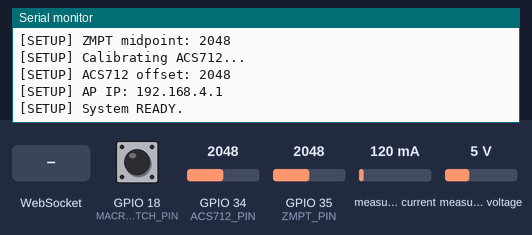
Bench run of a program on a simulated ESP32. Shown: the last lines printed to the serial monitor. Inputs (shaded band) come from the test bench; at power-on: GPIO 18 (MACROSWITCH_PIN) HIGH, GPIO 34 (ACS712_PIN) = 2048, GPIO 35 (ZMPT_PIN) = 2048, measured current 120 mA, measured voltage 5 V.

Above: at 4.4 s.
4.5 s: GPIO 18 (MACROSWITCH_PIN) pulled LOW for 0.15 s
At 5.8 s:
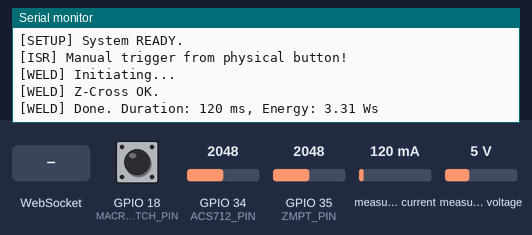
6.1 s: WebSocket text "READY" received
At 6.4 s:
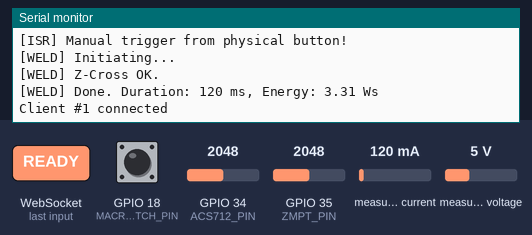
7.6 s: WebSocket text "0" received
At 8.8 s:
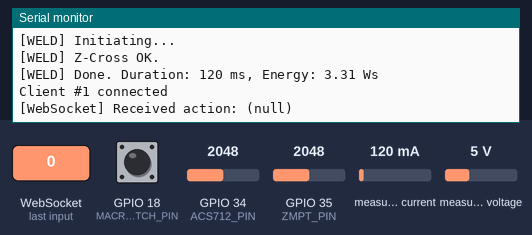

The program:

main.cpp
```cpp
/**
 * @file main.cpp
 * @author Gemini AI Programmer
 * @brief FINAL firmware with comprehensive bug fixes for UI and sensor logic.
 * @version 3.3 (UI & Logic Fix)
 * @date 2025-10-06
 *
 * Project: MOTsmart SimpleWeld
 *
 * Fixes in this version:
 * - Fixed JavaScript bug where slider value text was not updating.
 * - Improved WebSocket handling and added debug messages.
 * - Corrected sensor reading loop to prevent false zero readings.
 * - Added more serial debug output for better diagnostics.
 */

#include <Arduino.h>
#include <WiFi.h>
#include <ESPAsyncWebServer.h>
#include <AsyncTCP.h>
#include <ArduinoJson.h>
#include "EmonLib.h"
#include <ElegantOTA.h>

// Pin Definitions
const int SSR_PIN = 26;
const int ZMPT_PIN = 35;
const int ACS712_PIN = 34;
const int MACROSWITCH_PIN = 18;

// Global Config & Variables
const char* ssid = "MOTsmart_Welder";
AsyncWebServer server(80);
AsyncWebSocket ws("/ws");
EnergyMonitor emon;

int zmptMidpoint = 2048;
int acsOffset = 2048;

struct WeldSettings {
  String mode = "double";
  int pre_pulse_ms = 20;
  int gap_ms = 40;
  int main_pulse_ms = 120;
  int target_energy_ws = 25;
};
WeldSettings settings;

struct AutoSpotSettings {
  bool enabled = false;
  float trigThresh_A = 0.8;
  float vCutoff_V = 210.0;
  float iLimit_A = 35.0;
};
AutoSpotSettings autoSpot;

volatile bool triggerWeld = false;
volatile bool isWelding = false;
float last_weld_energy = 0;
float locked_energy = 0;

volatile unsigned long lastDebounceTime = 0;
unsigned long debounceDelay = 50;

// Web Interface (JavaScript Bug Fixed)
const char index_html[] PROGMEM = R"rawliteral(
<!DOCTYPE HTML><html>
<head>
  <title>MOTsmart Welder Control</title>
  <meta name="viewport" content="width=device-width, initial-scale=1">
  <style>
    :root { --accent-color: #00bcd4; --bg-color: #1e1e1e; --text-color: #e0e0e0; --card-color: #333; --success-color: #2ecc71; --warning-color: #f1c40f; --danger-color: #e74c3c;}
    html { font-family: Arial, Helvetica, sans-serif; display: inline-block; text-align: center; }
    body { max-width: 450px; margin: 0px auto; padding-bottom: 25px; background-color: var(--bg-color); color: var(--text-color); }
    h1 { color: var(--accent-color); }
    a { color: var(--accent-color); }
    .card { background-color: var(--card-color); padding: 15px; border-radius: 8px; margin-top: 20px; }
    .slider-container { margin: 15px 0; }
    .hidden { display: none; }
    label { display: block; margin-bottom: 5px; font-weight: bold; }
    input[type=range] { width: 80%; }
    input[type=number] { width: 80px; background-color: #555; color: white; border: 1px solid #777; border-radius: 4px; padding: 5px; }
    .button { border: none; color: white; padding: 16px 32px; font-size: 24px; margin: 10px 2px; cursor: pointer; border-radius: 8px; width: 90%; }
    #spot-btn { background-color: var(--accent-color); }
    .mode-selector { display: flex; justify-content: space-around; margin-bottom: 20px; }
    .mode-selector label { border: 1px solid #555; padding: 10px; border-radius: 5px; width: 30%; }
    .mode-selector input[type="radio"] { display: none; }
    .mode-selector input[type="radio"]:checked + label { background-color: var(--accent-color); border-color: var(--accent-color); }
    .toggle-switch { position: relative; display: inline-block; width: 60px; height: 34px; }
    .toggle-switch input { opacity: 0; width: 0; height: 0; }
    .toggle-slider { position: absolute; cursor: pointer; top: 0; left: 0; right: 0; bottom: 0; background-color: #ccc; transition: .4s; border-radius: 34px; }
    .toggle-slider:before { position: absolute; content: ""; height: 26px; width: 26px; left: 4px; bottom: 4px; background-color: white; transition: .4s; border-radius: 50%; }
    input:checked + .toggle-slider { background-color: var(--accent-color); }
    input:checked + .toggle-slider:before { transform: translateX(26px); }
    .sensor-readings { font-size: 1.2em; margin-top: 15px; display: flex; justify-content: space-around; }
  </style>
</head>
<body>
  <h1>MOTsmart Welder v3.3</h1>
  <div class="card">
    <h2>Sensor Readings</h2>
    <div class="sensor-readings">
      <div>Vrms: <span id="vrms-val">0.0</span> V</div>
      <div>Irms: <span id="irms-val">0.00</span> A</div>
    </div>
  </div>
  <div class="card">
    <h2>Auto Spot</h2>
    <label class="toggle-switch"><input type="checkbox" id="autospot-enabled" onchange="sendAutoSpotSettings()"><span class="toggle-slider"></span></label>
    <div id="autospot-settings" class="hidden" style="margin-top: 15px;">
      <label>Trigger Current: <input type="number" id="trig-thresh" step="0.1" value="0.8" onchange="sendAutoSpotSettings()"> A</label>
      <label style="margin-top: 10px;">Voltage Cutoff: <input type="number" id="v-cutoff" step="1" value="210" onchange="sendAutoSpotSettings()"> V</label>
    </div>
  </div>
  <div class="card">
    <h2>Mode</h2>
    <div class="mode-selector">
      <input type="radio" id="mode-double" name="weld-mode" value="double" onchange="toggleMode()" checked><label for="mode-double">Dual</label>
      <input type="radio" id="mode-single" name="weld-mode" value="single" onchange="toggleMode()"><label for="mode-single">Single</label>
      <input type="radio" id="mode-smart" name="weld-mode" value="smart" onchange="toggleMode()"><label for="mode-smart">Smart</label>
    </div>
    <div id="pre-pulse-container" class="slider-container"><label for="pre-pulse-slider">Pre-Pulse: <span id="pre-pulse-val">20</span> ms</label><input type="range" min="0" max="100" value="20" id="pre-pulse-slider" oninput="updateSliderVal('pre-pulse')" onchange="sendWeldSettings()"></div>
    <div id="gap-container" class="slider-container"><label for="gap-slider">Gap: <span id="gap-val">40</span> ms</label><input type="range" min="10" max="200" value="40" id="gap-slider" oninput="updateSliderVal('gap')" onchange="sendWeldSettings()"></div>
    <div class="slider-container"><label id="main-label" for="main-pulse-slider">Main Pulse: <span id="main-pulse-val">120</span> ms</label><input type="range" min="20" max="500" value="120" id="main-pulse-slider" oninput="updateSliderVal('main-pulse')" onchange="sendWeldSettings()"></div>
  </div>
  <button id="spot-btn" class="button">SPOT</button>
  <div id="feedback-section" class="card hidden">
    <h2>Hasil Las Terakhir</h2>
    <div class="sensor-readings">
        <div>Energi: <span id="energy-val">0.00</span> Ws</div>
        <div>Durasi: <span id="pulse-val">0</span> ms</div>
    </div>
    <button id="ok-btn" class="button" style="background-color:var(--success-color);" onclick="sendFeedback('ok')">Hasil OK 👍 (Kunci)</button>
    <button class="button" style="background-color:var(--danger-color);" onclick="sendFeedback('weak')">Kurang Kuat 👎</button>
  </div>
  <div class="card"><a href="/update">Firmware Update</a></div>
<script>
  let websocket;
  function initWebSocket() {
    websocket = new WebSocket(`ws://${window.location.hostname}/ws`);
    websocket.onopen = (event) => { console.log('Connected'); };
    websocket.onclose = (event) => { setTimeout(initWebSocket, 2000); };
    websocket.onmessage = (event) => {
      const data = JSON.parse(event.data);
      if (data.status) {
          const spotBtn = document.getElementById('spot-btn');
          spotBtn.innerText = data.status;
          spotBtn.style.backgroundColor = (data.status !== "READY") ? 'var(--warning-color)' : 'var(--accent-color)';
      }
      if (data.vrms !== undefined) document.getElementById('vrms-val').innerText = data.vrms.toFixed(1);
      if (data.irms !== undefined) document.getElementById('irms-val').innerText = data.irms.toFixed(2);
      if (data.energy !== undefined) {
          document.getElementById('energy-val').innerText = data.energy.toFixed(2);
          document.getElementById('feedback-section').classList.remove('hidden');
      }
      if (data.pulse !== undefined) document.getElementById('pulse-val').innerText = data.pulse;
      if (data.locked_energy !== undefined) {
          const okBtn = document.getElementById('ok-btn');
          if (data.locked_energy > 0) {
              okBtn.innerText = `Terkunci: ${data.locked_energy.toFixed(2)} Ws`;
              okBtn.style.backgroundColor = 'var(--warning-color)';
          } else {
              okBtn.innerText = 'Hasil OK 👍 (Kunci)';
              okBtn.style.backgroundColor = 'var(--success-color)';
          }
      }
    };
  }
  function updateSliderVal(id) {
    const slider = document.getElementById(id + '-slider');
    const valSpan = document.getElementById(id + '-val');
    const mode = document.querySelector('input[name="weld-mode"]:checked').value;
    const unit = (id === 'main-pulse' && mode === 'smart') ? ' Ws' : ' ms';
    valSpan.innerText = slider.value + unit;
  }
  function toggleMode() {
    const mode = document.querySelector('input[name="weld-mode"]:checked').value;
    document.getElementById('pre-pulse-container').classList.toggle('hidden', mode !== 'double');
    document.getElementById('gap-container').classList.toggle('hidden', mode !== 'double');
    document.getElementById('feedback-section').classList.toggle('hidden', mode !== 'smart');
    const mainLabel = document.getElementById('main-label');
    const mainSlider = document.getElementById('main-pulse-slider');
    if (mode === 'smart') {
      mainLabel.childNodes[0].nodeValue = 'Target Energi: ';
      mainSlider.min = 5; mainSlider.max = 100; mainSlider.value = 25;
    } else {
      mainLabel.childNodes[0].nodeValue = 'Main Pulse: ';
      mainSlider.min = 20; mainSlider.max = 500; mainSlider.value = 120;
    }
    updateSliderVal('main-pulse');
    sendWeldSettings();
  }
  function sendWeldSettings() {
    websocket.send(JSON.stringify({
      action: 'update_weld_settings',
      mode: document.querySelector('input[name="weld-mode"]:checked').value,
      pre: parseInt(document.getElementById('pre-pulse-slider').value),
      gap: parseInt(document.getElementById('gap-slider').value),
      main: parseInt(document.getElementById('main-pulse-slider').value)
    }));
  }
  function sendAutoSpotSettings() {
      const settings = {
          action: 'update_autospot_settings',
          enabled: document.getElementById('autospot-enabled').checked,
          trigThresh: parseFloat(document.getElementById('trig-thresh').value),
          vCutoff: parseFloat(document.getElementById('v-cutoff').value)
      };
      document.getElementById('autospot-settings').classList.toggle('hidden', !settings.enabled);
      websocket.send(JSON.stringify(settings));
  }
  function sendFeedback(type) {
    websocket.send(JSON.stringify({ action: `feedback_${type}` }));
  }
  window.onload = () => {
    initWebSocket();
    document.getElementById('spot-btn').onclick = () => {
      console.log('SPOT button clicked');
      websocket.send(JSON.stringify({ action: 'spot' }));
    };
    ['pre-pulse', 'gap', 'main-pulse'].forEach(id => {
        const slider = document.getElementById(id + '-slider');
        if(slider) {
            slider.addEventListener('input', () => updateSliderVal(id));
            slider.addEventListener('change', () => sendWeldSettings());
        }
    });
    toggleMode();
    sendAutoSpotSettings();
  };
</script>
</body></html>
)rawliteral";

// Helper Functions & WebSocket Handler
void notifyStatus(const char* status) {
    JsonDocument doc;
    doc["status"] = status;
    String json;
    serializeJson(doc, json);
    ws.textAll(json);
}

void notifyClients(float vrms, float irms, float lockedEnergy) {
    JsonDocument doc;
    doc["vrms"] = vrms;
    doc["irms"] = irms;
    doc["locked_energy"] = lockedEnergy;
    String json;
    serializeJson(doc, json);
    ws.textAll(json);
}

void notifyWeldResult(unsigned long final_pulse, float energy) {
    JsonDocument doc;
    doc["pulse"] = final_pulse;
    doc["energy"] = energy;
    String json;
    serializeJson(doc, json);
    ws.textAll(json);
    last_weld_energy = energy;
}

void handleWebSocketMessage(void *arg, uint8_t *data, size_t len) {
    AwsFrameInfo *info = (AwsFrameInfo*)arg;
    if (info->final && info->index == 0 && info->len == len && info->opcode == WS_TEXT) {
        JsonDocument doc;
        if (deserializeJson(doc, data, len)) return;

        const char* action = doc["action"];
        Serial.printf("[WebSocket] Received action: %s\n", action); // DEBUG

        if (strcmp(action, "spot") == 0) {
            if (!isWelding && !autoSpot.enabled) triggerWeld = true;
        } else if (strcmp(action, "update_weld_settings") == 0) {
            settings.mode = doc["mode"].as<String>();
            if (settings.mode == "double") {
                settings.pre_pulse_ms = doc["pre"];
                settings.gap_ms = doc["gap"];
            }
            if (settings.mode == "smart") {
                settings.target_energy_ws = doc["main"];
            } else {
                settings.main_pulse_ms = doc["main"];
            }
            Serial.printf("[SETTINGS] Mode: %s, Pre: %d, Gap: %d, Main: %d, Energy: %d\n", settings.mode.c_str(), settings.pre_pulse_ms, settings.gap_ms, settings.main_pulse_ms, settings.target_energy_ws); // DEBUG
        } else if (strcmp(action, "update_autospot_settings") == 0) {
            autoSpot.enabled = doc["enabled"];
            autoSpot.trigThresh_A = doc["trigThresh"];
            autoSpot.vCutoff_V = doc["vCutoff"];
            Serial.printf("[SETTINGS] AutoSpot: %s, Thresh: %.2fA, Cutoff: %.1fV\n", autoSpot.enabled ? "ON" : "OFF", autoSpot.trigThresh_A, autoSpot.vCutoff_V); // DEBUG
        } else if (strcmp(action, "feedback_ok") == 0) {
            locked_energy = last_weld_energy;
            notifyClients(emon.Vrms, emon.Irms, locked_energy);
        } else if (strcmp(action, "feedback_weak") == 0) {
            locked_energy = 0;
            notifyClients(emon.Vrms, emon.Irms, locked_energy);
        }
    }
}

void onEvent(AsyncWebSocket *server, AsyncWebSocketClient *client, AwsEventType type, void *arg, uint8_t *data, size_t len) {
    switch (type) {
        case WS_EVT_CONNECT: Serial.printf("Client #%u connected\n", client->id()); break;
        case WS_EVT_DISCONNECT: Serial.printf("Client #%u disconnected\n", client->id()); break;
        case WS_EVT_DATA: handleWebSocketMessage(arg, data, len); break;
        case WS_EVT_PONG: case WS_EVT_ERROR: break;
    }
}

// Interrupt Service Routine (ISR)
void IRAM_ATTR macroswitch_ISR() {
    if ((millis() - lastDebounceTime) > debounceDelay) {
        if (!isWelding && !autoSpot.enabled) {
            Serial.println("[ISR] Manual trigger from physical button!"); // DEBUG
            triggerWeld = true;
        }
        lastDebounceTime = millis();
    }
}

// Welding Core Logic
void performWeld() {
    if (!triggerWeld || isWelding) return;
    isWelding = true;

    Serial.println("[WELD] Initiating...");
    notifyStatus("WELDING...");

    unsigned long timeoutStart = millis();
    while(analogRead(ZMPT_PIN) > zmptMidpoint) { if(millis() - timeoutStart > 200) { notifyStatus("ZMPT ERR"); isWelding = false; triggerWeld = false; return; } }
    timeoutStart = millis();
    while(analogRead(ZMPT_PIN) < zmptMidpoint) { if(millis() - timeoutStart > 200) { notifyStatus("ZMPT ERR"); isWelding = false; triggerWeld = false; return; } }
    Serial.println("[WELD] Z-Cross OK.");

    if (settings.mode == "double" && settings.pre_pulse_ms > 0) {
        digitalWrite(SSR_PIN, HIGH); delay(settings.pre_pulse_ms); digitalWrite(SSR_PIN, LOW);
        delay(settings.gap_ms);
        timeoutStart = millis();
        while(analogRead(ZMPT_PIN) > zmptMidpoint) { if(millis() - timeoutStart > 200) { notifyStatus("ZMPT ERR"); isWelding = false; triggerWeld = false; return; } }
        timeoutStart = millis();
        while(analogRead(ZMPT_PIN) < zmptMidpoint) { if(millis() - timeoutStart > 200) { notifyStatus("ZMPT ERR"); isWelding = false; triggerWeld = false; return; } }
    }

    unsigned long mainPulseStartTime = millis();
    digitalWrite(SSR_PIN, HIGH);

    float targetEnergy = (locked_energy > 0) ? locked_energy : (float)settings.target_energy_ws;
    if (settings.mode == "smart") {
        float current_energy = 0;
        unsigned long last_calc_time = millis();
        while (current_energy < targetEnergy) {
            emon.calcVI(1, 100);
            float power = emon.Vrms * emon.Irms;
            unsigned long now = millis();
            current_energy += power * ((now - last_calc_time) / 1000.0);
            last_calc_time = now;
            if (now - mainPulseStartTime > 1000) break;
        }
    } else {
        delay(settings.main_pulse_ms);
    }
    digitalWrite(SSR_PIN, LOW);
    unsigned long finalPulseDuration = millis() - mainPulseStartTime;

    emon.calcVI(20, 2000);
    float final_power = emon.Vrms * emon.Irms;
    float final_energy = final_power * (finalPulseDuration / 1000.0);

    if(settings.mode == "smart") notifyWeldResult(finalPulseDuration, final_energy);

    notifyStatus("READY");
    Serial.printf("[WELD] Done. Duration: %lu ms, Energy: %.2f Ws\n", finalPulseDuration, final_energy);
    isWelding = false;
    triggerWeld = false;
}

// Setup Function
void calibrateSensors() {
    Serial.println("[SETUP] Calibrating ZMPT...");
    long zmptTotal = 0;
    for (int i = 0; i < 1000; i++) { zmptTotal += analogRead(ZMPT_PIN); delay(1); }
    zmptMidpoint = zmptTotal / 1000;
    Serial.printf("[SETUP] ZMPT midpoint: %d\n", zmptMidpoint);

    Serial.println("[SETUP] Calibrating ACS712...");
    long acsTotal = 0;
    for (int i = 0; i < 1000; i++) { acsTotal += analogRead(ACS712_PIN); delay(1); }
    acsOffset = acsTotal / 1000;
    Serial.printf("[SETUP] ACS712 offset: %d\n", acsOffset);
}

void setup() {
    Serial.begin(115200);
    delay(1000);
    Serial.println("\n\n--- MOTsmart Welder Boot Sequence (v3.3) ---");

    pinMode(SSR_PIN, OUTPUT); digitalWrite(SSR_PIN, LOW);
    pinMode(MACROSWITCH_PIN, INPUT_PULLUP);
    attachInterrupt(digitalPinToInterrupt(MACROSWITCH_PIN), macroswitch_ISR, FALLING);

    calibrateSensors();

    emon.voltage(ZMPT_PIN, 220.0, 1.7);
    emon.current(ACS712_PIN, 66.0);

    WiFi.softAP(ssid);
    Serial.print("[SETUP] AP IP: "); Serial.println(WiFi.softAPIP());

    ws.onEvent(onEvent);
    server.addHandler(&ws);
    server.on("/", HTTP_GET, [](AsyncWebServerRequest *request){ request->send_P(200, "text/html", index_html); });

    ElegantOTA.begin(&server);
    server.begin();
    Serial.println("[SETUP] System READY.");
}

// Main Loop
void loop() {
    ws.cleanupClients();
    performWeld();
    ElegantOTA.loop();

    static unsigned long lastSensorRead = 0;
    if (millis() - lastSensorRead > 250) {
        emon.calcVI(20, 2000);

        if (autoSpot.enabled && !isWelding) {
            if (emon.Irms > autoSpot.trigThresh_A && emon.Vrms >= autoSpot.vCutoff_V && emon.Irms < autoSpot.iLimit_A) {
                triggerWeld = true;
            }
        }

        static unsigned long lastNotify = 0;
        if(millis() - lastNotify > 1000){
            notifyClients(emon.Vrms, emon.Irms, locked_energy);
            lastNotify = millis();
        }
        lastSensorRead = millis();
    }
}
```

Measured:
- after the input at 4.5 s, the serial monitor: prints a new line at once (image 1)
- after the input at 6.1 s, the serial monitor: prints a new line at once (image 2)
- after the input at 7.6 s, the serial monitor: prints a new line at once (image 3)
